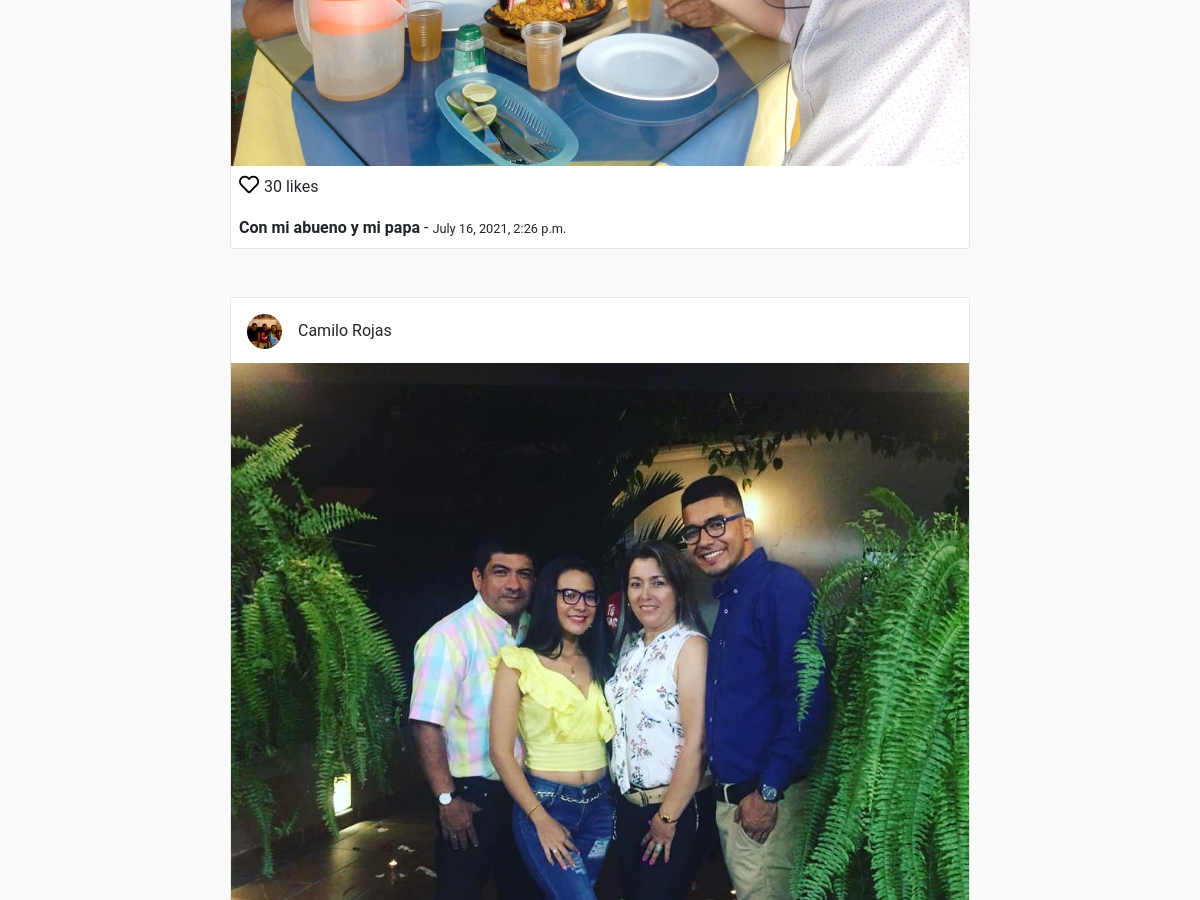
Page / (signed in, middle part) on the earlier database version.
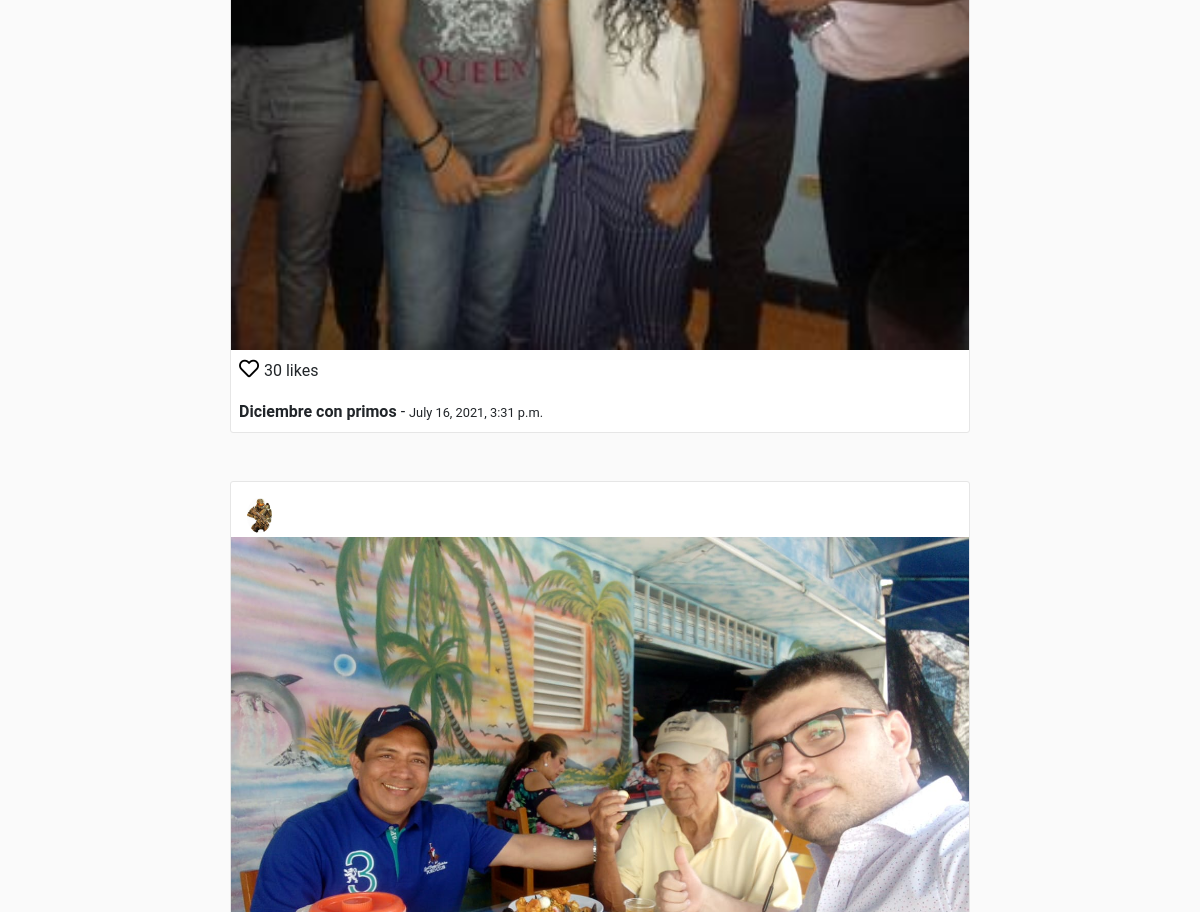
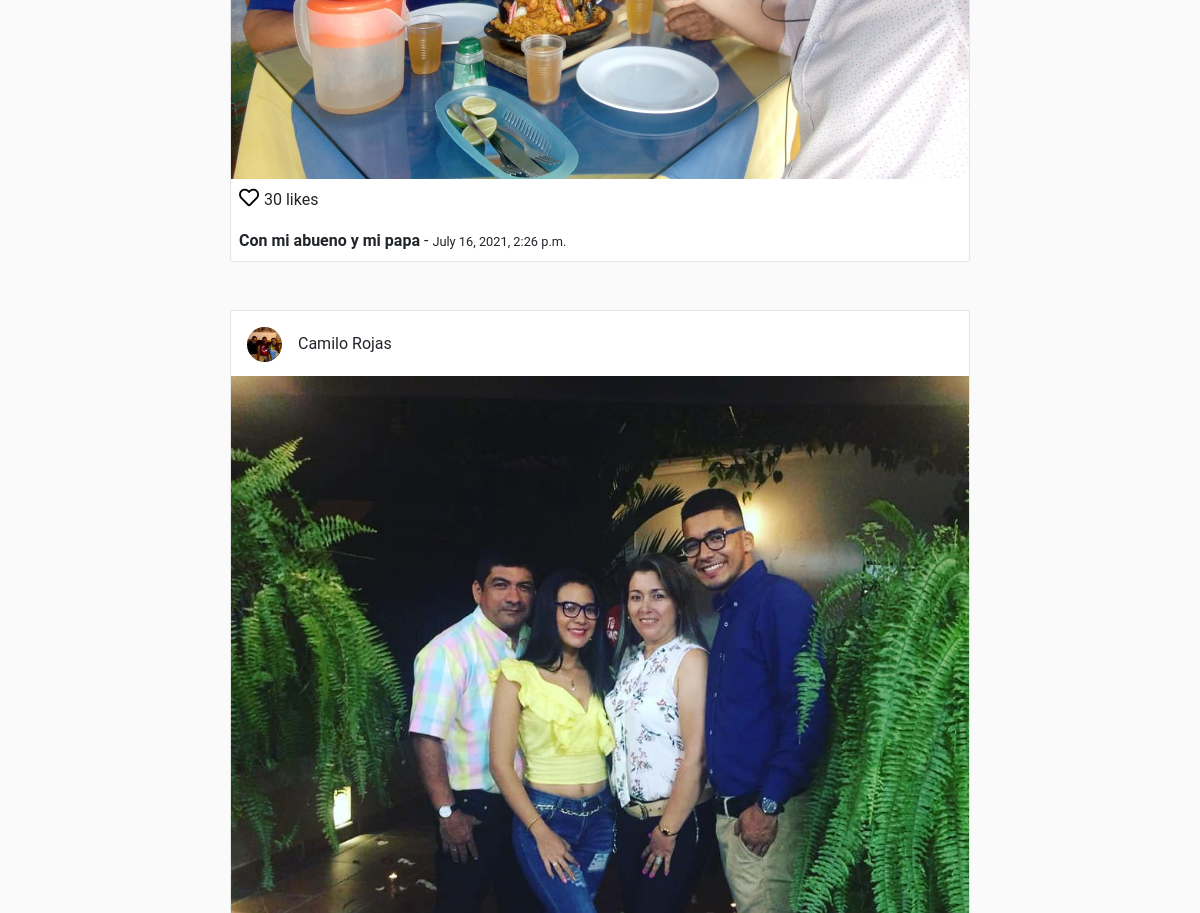
Same page on the later database version (2 pictures, top to bottom).
### posts/models.py (models this page shows, shortened)
class Post(models.Model):
    user = models.ForeignKey(User, on_delete=CASCADE)
    profile = models.ForeignKey('users.Profile', on_delete=CASCADE)
    title = models.CharField(max_length=255)
    photo = models.ImageField(upload_to = 'posts/photos')
    created = models.DateTimeField(auto_now_add=True)
    modified = models.DateTimeField(auto_now= True)

### users/models.py (models this page shows, shortened)
class Profile(models.Model):
    user = models.OneToOneField(User, on_delete=models.CASCADE)
    website = models.URLField(max_length=200, blank=True)
    biography = models.TextField(blank=True)
    phone_number = models.CharField(max_length=20, blank=True)
    picture = models.ImageField(upload_to = 'users/pictures', blank=True, null=True)
    create = models.DateTimeField(auto_now_add=True)
    modifie =  models.DateTimeField(auto_now=True)

### posts/views.py (the view)
class PostsFeedView(LoginRequiredMixin, ListView):
    template_name = 'posts/feed.html'
    model = Post
    ordering = ('-created',)
    paginate_by = 30
    context_object_name = 'posts'

### templates/posts/feed.html (shortened to what this page needs)
{% extends "base.html" %}
{% block container %}
    <div class="container">
        <div class="row">
            {% for post in posts %}
            <div class="col-sm-12 col-md-8 offset-md-2 mt-5 p-0 post-container">
                <div class="media pt-3 pl-3 pb-1">
                    <a href="{% url "users:detail"  post.user.username %}">
                        <img class="mr-3 rounded-circle" height="35" src="{{ post.user.profile.picture.url }}" alt="{{ post.user.get_full_name }}">
                    </a>
                    <div class="media-body">
                        <p style="margin-top: 5px;">{{ post.user.get_full_name  }}</p>
                    </div>
                </div>
                <img style="width: 100%;" src="{{ post.photo.url }}" alt="{{ post.title }}">
                <p class="mt-1 ml-2" >
                    <a href="" style="color: #000; font-size: 20px;">
                        <i class="far fa-heart"></i>
                    </a> 30 likes
                </p>
                <p class="ml-2 mt-0 mb-2">
                    <b>{{ post.title }}</b> - <small>{{ post.created }}</small>
                </p>
            </div>
            {% endfor %}
        </div>
    </div>
{% endblock %}

### templates/base.html (shortened to what this page needs)
<!DOCTYPE html>
<html lang="en">
<head>
    {% load static %}
    <link rel="stylesheet" href="{% static 'css/bootstrap.min.css' %}" />
    <link rel="stylesheet" href="https://use.fontawesome.com/releases/v5.1.0/css/all.css">
    <link rel="stylesheet" href="{% static 'css/main.css' %}" />
</head>
<body>
    <div class="container mt-5">
        {% block container %}
        {% endblock %}
    </div>
</body>
</html>

### templates/nav.html (shortened to what this page needs)
{% load static %}

### static/css/main.css (style rules this page uses)
html, body { background: #fafafa; height: 100%; width: 100%; font-family: 'Roboto', sans-serif; }
.post-container { background: #fff; border: 1px solid #e6e6e6; border-radius: 3px; }

Differences in the rows shown:
added Post: photo (picture), title "Diciembre con primos", created "July 16, 2021, 3:31 p.m."
